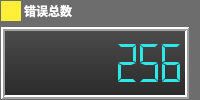
                 <widget class="QWidget" name="widget_12" native="true">
                  <property name="styleSheet">
                   <string notr="true">background-color:rgb(109, 109, 109)</string>
                  </property>
                  <layout class="QVBoxLayout" name="verticalLayout_9" stretch="0,1">
                   <property name="leftMargin">
                    <number>1</number>
                   </property>
                   <property name="topMargin">
                    <number>1</number>
                   </property>
                   <property name="bottomMargin">
                    <number>1</number>
                   </property>
                   <item>
                    <layout class="QHBoxLayout" name="horizontalLayout_10">
                     <property name="spacing">
                      <number>0</number>
                     </property>
                     <item>
                      <widget class="QLabel" name="label_18">
                       <property name="minimumSize">
                        <size>
                         <width>20</width>
                         <height>0</height>
                        </size>
                       </property>
                       <property name="styleSheet">
                        <string notr="true">background-color:rgb(255, 239, 55)</string>
                       </property>
                       <property name="text">
                        <string/>
                       </property>
                      </widget>
                     </item>
                     <item>
                      <widget class="QLabel" name="label_19">
                       <property name="font">
                        <font>
                         <family>微软雅黑</family>
                         <pointsize>9</pointsize>
                         <weight>75</weight>
                         <bold>true</bold>
                        </font>
                       </property>
                       <property name="styleSheet">
                        <string notr="true">background:transparent;
color:rgb(255, 255, 255)</string>
                       </property>
                       <property name="text">
                        <string> 错误总数</string>
                       </property>
                      </widget>
                     </item>
                     <item>
                      <spacer name="horizontalSpacer_10">
                       <property name="orientation">
                        <enum>Qt::Horizontal</enum>
                       </property>
                       <property name="sizeHint" stdset="0">
                        <size>
                         <width>40</width>
                         <height>20</height>
                        </size>
                       </property>
                      </spacer>
                     </item>
                    </layout>
                   </item>
                   <item>
                    <widget class="QLCDNumber" name="lcdNumNgNum_Cam1">
                     <property name="sizePolicy">
                      <sizepolicy hsizetype="Preferred" vsizetype="Preferred">
                       <horstretch>0</horstretch>
                       <verstretch>0</verstretch>
                      </sizepolicy>
                     </property>
                     <property name="palette">
                      <palette>
                       <active>
                        <colorrole role="WindowText">
                         <brush brushstyle="SolidPattern">
                          <color alpha="255">
                           <red>46</red>
                           <green>232</green>
                           <blue>232</blue>
                          </color>
                         </brush>
                        </colorrole>
                        <colorrole role="Button">
                         <brush brushstyle="LinearGradientPattern">
                          <gradient startx="0.000000000000000" starty="0.000000000000000" endx="0.000000000000000" endy="1.000000000000000" type="LinearGradient" spread="PadSpread" coordinatemode="ObjectBoundingMode">
                           <gradientstop position="0.000000000000000">
                            <color alpha="255">
                             <red>77</red>
                             <green>77</green>
                             <blue>77</blue>
                            </color>
                           </gradientstop>
                           <gradientstop position="1.000000000000000">
                            <color alpha="255">
                             <red>41</red>
                             <green>41</green>
                             <blue>41</blue>
                            </color>
                           </gradientstop>
                          </gradient>
                         </brush>
                        </colorrole>
                        <colorrole role="Text">
                         <brush brushstyle="SolidPattern">
                          <color alpha="255">
                           <red>46</red>
                           <green>232</green>
                           <blue>232</blue>
                          </color>
                         </brush>
                        </colorrole>
                        <colorrole role="ButtonText">
                         <brush brushstyle="SolidPattern">
                          <color alpha="255">
                           <red>46</red>
                           <green>232</green>
                           <blue>232</blue>
                          </color>
                         </brush>
                        </colorrole>
                        <colorrole role="Base">
                         <brush brushstyle="LinearGradientPattern">
                          <gradient startx="0.000000000000000" starty="0.000000000000000" endx="0.000000000000000" endy="1.000000000000000" type="LinearGradient" spread="PadSpread" coordinatemode="ObjectBoundingMode">
                           <gradientstop position="0.000000000000000">
                            <color alpha="255">
                             <red>77</red>
                             <green>77</green>
                             <blue>77</blue>
                            </color>
                           </gradientstop>
                           <gradientstop position="1.000000000000000">
                            <color alpha="255">
                             <red>41</red>
                             <green>41</green>
                             <blue>41</blue>
                            </color>
                           </gradientstop>
                          </gradient>
                         </brush>
                        </colorrole>
                        <colorrole role="Window">
                         <brush brushstyle="LinearGradientPattern">
                          <gradient startx="0.000000000000000" starty="0.000000000000000" endx="0.000000000000000" endy="1.000000000000000" type="LinearGradient" spread="PadSpread" coordinatemode="ObjectBoundingMode">
                           <gradientstop position="0.000000000000000">
                            <color alpha="255">
                             <red>77</red>
                             <green>77</green>
                             <blue>77</blue>
                            </color>
                           </gradientstop>
                           <gradientstop position="1.000000000000000">
                            <color alpha="255">
                             <red>41</red>
                             <green>41</green>
                             <blue>41</blue>
                            </color>
                           </gradientstop>
                          </gradient>
                         </brush>
                        </colorrole>
                        <colorrole role="PlaceholderText">
                         <brush brushstyle="NoBrush">
                          <color alpha="128">
                           <red>46</red>
                           <green>232</green>
                           <blue>232</blue>
                          </color>
                         </brush>
                        </colorrole>
                       </active>
                       <inactive>
                        <colorrole role="WindowText">
                         <brush brushstyle="SolidPattern">
                          <color alpha="255">
                           <red>46</red>
                           <green>232</green>
                           <blue>232</blue>
                          </color>
                         </brush>
                        </colorrole>
                        <colorrole role="Button">
                         <brush brushstyle="LinearGradientPattern">
                          <gradient startx="0.000000000000000" starty="0.000000000000000" endx="0.000000000000000" endy="1.000000000000000" type="LinearGradient" spread="PadSpread" coordinatemode="ObjectBoundingMode">
                           <gradientstop position="0.000000000000000">
                            <color alpha="255">
                             <red>77</red>
                             <green>77</green>
                             <blue>77</blue>
                            </color>
                           </gradientstop>
                           <gradientstop position="1.000000000000000">
                            <color alpha="255">
                             <red>41</red>
                             <green>41</green>
                             <blue>41</blue>
                            </color>
                           </gradientstop>
                          </gradient>
                         </brush>
                        </colorrole>
                        <colorrole role="Text">
                         <brush brushstyle="SolidPattern">
                          <color alpha="255">
                           <red>46</red>
                           <green>232</green>
                           <blue>232</blue>
                          </color>
                         </brush>
                        </colorrole>
                        <colorrole role="ButtonText">
                         <brush brushstyle="SolidPattern">
                          <color alpha="255">
                           <red>46</red>
                           <green>232</green>
                           <blue>232</blue>
                          </color>
                         </brush>
                        </colorrole>
                        <colorrole role="Base">
                         <brush brushstyle="LinearGradientPattern">
                          <gradient startx="0.000000000000000" starty="0.000000000000000" endx="0.000000000000000" endy="1.000000000000000" type="LinearGradient" spread="PadSpread" coordinatemode="ObjectBoundingMode">
                           <gradientstop position="0.000000000000000">
                            <color alpha="255">
                             <red>77</red>
                             <green>77</green>
                             <blue>77</blue>
                            </color>
                           </gradientstop>
                           <gradientstop position="1.000000000000000">
                            <color alpha="255">
                             <red>41</red>
                             <green>41</green>
                             <blue>41</blue>
                            </color>
                           </gradientstop>
                          </gradient>
                         </brush>
                        </colorrole>
                        <colorrole role="Window">
                         <brush brushstyle="LinearGradientPattern">
                          <gradient startx="0.000000000000000" starty="0.000000000000000" endx="0.000000000000000" endy="1.000000000000000" type="LinearGradient" spread="PadSpread" coordinatemode="ObjectBoundingMode">
                           <gradientstop position="0.000000000000000">
                            <color alpha="255">
                             <red>77</red>
                             <green>77</green>
                             <blue>77</blue>
                            </color>
                           </gradientstop>
                           <gradientstop position="1.000000000000000">
                            <color alpha="255">
                             <red>41</red>
                             <green>41</green>
                             <blue>41</blue>
                            </color>
                           </gradientstop>
                          </gradient>
                         </brush>
                        </colorrole>
                        <colorrole role="PlaceholderText">
                         <brush brushstyle="NoBrush">
                          <color alpha="128">
                           <red>46</red>
                           <green>232</green>
                           <blue>232</blue>
                          </color>
                         </brush>
                        </colorrole>
                       </inactive>
                       <disabled>
                        <colorrole role="WindowText">
                         <brush brushstyle="SolidPattern">
                          <color alpha="255">
                           <red>46</red>
                           <green>232</green>
                           <blue>232</blue>
                          </color>
                         </brush>
                        </colorrole>
                        <colorrole role="Button">
                         <brush brushstyle="LinearGradientPattern">
                          <gradient startx="0.000000000000000" starty="0.000000000000000" endx="0.000000000000000" endy="1.000000000000000" type="LinearGradient" spread="PadSpread" coordinatemode="ObjectBoundingMode">
                           <gradientstop position="0.000000000000000">
                            <color alpha="255">
                             <red>77</red>
                             <green>77</green>
                             <blue>77</blue>
                            </color>
                           </gradientstop>
                           <gradientstop position="1.000000000000000">
                            <color alpha="255">
                             <red>41</red>
                             <green>41</green>
                             <blue>41</blue>
                            </color>
                           </gradientstop>
                          </gradient>
                         </brush>
                        </colorrole>
                        <colorrole role="Text">
                         <brush brushstyle="SolidPattern">
                          <color alpha="255">
                           <red>46</red>
                           <green>232</green>
                           <blue>232</blue>
                          </color>
                         </brush>
                        </colorrole>
                        <colorrole role="ButtonText">
                         <brush brushstyle="SolidPattern">
                          <color alpha="255">
                           <red>46</red>
                           <green>232</green>
                           <blue>232</blue>
                          </color>
                         </brush>
                        </colorrole>
                        <colorrole role="Base">
                         <brush brushstyle="LinearGradientPattern">
                          <gradient startx="0.000000000000000" starty="0.000000000000000" endx="0.000000000000000" endy="1.000000000000000" type="LinearGradient" spread="PadSpread" coordinatemode="ObjectBoundingMode">
                           <gradientstop position="0.000000000000000">
                            <color alpha="255">
                             <red>77</red>
                             <green>77</green>
                             <blue>77</blue>
                            </color>
                           </gradientstop>
                           <gradientstop position="1.000000000000000">
                            <color alpha="255">
                             <red>41</red>
                             <green>41</green>
                             <blue>41</blue>
                            </color>
                           </gradientstop>
                          </gradient>
                         </brush>
                        </colorrole>
                        <colorrole role="Window">
                         <brush brushstyle="LinearGradientPattern">
                          <gradient startx="0.000000000000000" starty="0.000000000000000" endx="0.000000000000000" endy="1.000000000000000" type="LinearGradient" spread="PadSpread" coordinatemode="ObjectBoundingMode">
                           <gradientstop position="0.000000000000000">
                            <color alpha="255">
                             <red>77</red>
                             <green>77</green>
                             <blue>77</blue>
                            </color>
                           </gradientstop>
                           <gradientstop position="1.000000000000000">
                            <color alpha="255">
                             <red>41</red>
                             <green>41</green>
                             <blue>41</blue>
                            </color>
                           </gradientstop>
                          </gradient>
                         </brush>
                        </colorrole>
                        <colorrole role="PlaceholderText">
                         <brush brushstyle="NoBrush">
                          <color alpha="128">
                           <red>46</red>
                           <green>232</green>
                           <blue>232</blue>
                          </color>
                         </brush>
                        </colorrole>
                       </disabled>
                      </palette>
                     </property>
                     <property name="font">
                      <font>
                       <family>Agency FB</family>
                       <pointsize>12</pointsize>
                      </font>
                     </property>
                     <property name="styleSheet">
                      <string notr="true">background: qlineargradient(spread:pad, x1:0, y1:0, x2:0, y2:1, stop:0#4D4D4D, stop:1 #292929);
color:rgb(46, 232, 232)</string>
                     </property>
                     <property name="lineWidth">
                      <number>2</number>
                     </property>
                     <property name="smallDecimalPoint">
                      <bool>false</bool>
                     </property>
                     <property name="digitCount">
                      <number>8</number>
                     </property>
                     <property name="segmentStyle">
                      <enum>QLCDNumber::Flat</enum>
                     </property>
                     <property name="value" stdset="0">
                      <double>256.000000000000000</double>
                     </property>
                     <property name="intValue" stdset="0">
                      <number>256</number>
                     </property>
                    </widget>
                   </item>
                  </layout>
                 </widget>
